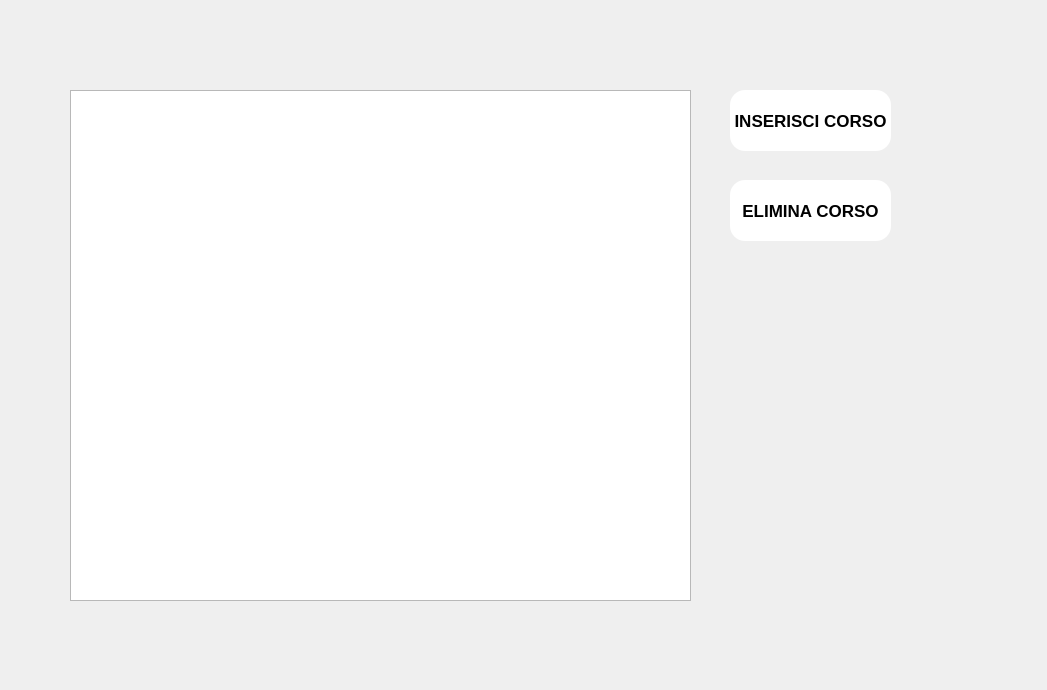
<?xml version="1.0" encoding="UTF-8"?>
<ui version="4.0">
 <class>Form</class>
 <widget class="QWidget" name="Form">
  <property name="geometry">
   <rect>
    <x>0</x>
    <y>0</y>
    <width>1047</width>
    <height>690</height>
   </rect>
  </property>
  <property name="minimumSize">
   <size>
    <width>1047</width>
    <height>690</height>
   </size>
  </property>
  <property name="maximumSize">
   <size>
    <width>1047</width>
    <height>690</height>
   </size>
  </property>
  <property name="windowTitle">
   <string>Gestione Corsi</string>
  </property>
  <widget class="QLabel" name="label">
   <property name="geometry">
    <rect>
     <x>0</x>
     <y>0</y>
     <width>1047</width>
     <height>690</height>
    </rect>
   </property>
   <property name="text">
    <string/>
   </property>
   <property name="pixmap">
    <pixmap>GestisciCorsi.png</pixmap>
   </property>
  </widget>
  <widget class="QPushButton" name="button_inserisciCorso">
   <property name="geometry">
    <rect>
     <x>730</x>
     <y>90</y>
     <width>161</width>
     <height>61</height>
    </rect>
   </property>
   <property name="font">
    <font>
     <family>Arial</family>
     <pointsize>13</pointsize>
     <bold>true</bold>
    </font>
   </property>
   <property name="styleSheet">
    <string notr="true">color: black;
background-color: white;
border-radius: 15px;</string>
   </property>
   <property name="text">
    <string>INSERISCI CORSO</string>
   </property>
  </widget>
  <widget class="QPushButton" name="button_eliminaCorso">
   <property name="geometry">
    <rect>
     <x>730</x>
     <y>180</y>
     <width>161</width>
     <height>61</height>
    </rect>
   </property>
   <property name="font">
    <font>
     <family>Arial</family>
     <pointsize>13</pointsize>
     <bold>true</bold>
    </font>
   </property>
   <property name="styleSheet">
    <string notr="true">color: black;
background-color: white;
border-radius: 15px;</string>
   </property>
   <property name="text">
    <string>ELIMINA CORSO</string>
   </property>
  </widget>
  <widget class="QWidget" name="verticalLayoutWidget">
   <property name="geometry">
    <rect>
     <x>70</x>
     <y>90</y>
     <width>621</width>
     <height>511</height>
    </rect>
   </property>
   <layout class="QVBoxLayout" name="verticalLayout">
    <item>
     <widget class="QListView" name="list_view"/>
    </item>
   </layout>
  </widget>
 </widget>
 <resources>
  <include location="GestisciCorsi.qrc"/>
 </resources>
 <connections/>
</ui>
